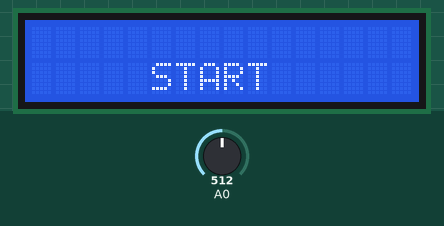
A sketch run on a simulated Arduino Uno, built with avr-gcc and run on an emulated ATmega328P. Shown: 16×2 character LCD. Inputs (shaded band) come from the test bench; at power-on: A0 = 512.

Above: at 0.1 s.
2.5 s: A0 set to 584
4.0 s: A0 set to 608
At 4.3 s:
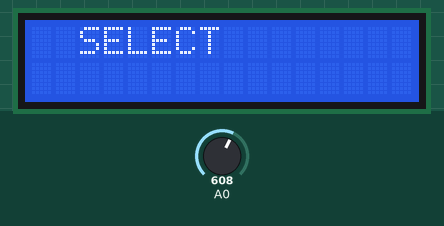
7.0 s: A0 set to 689
8.5 s: A0 set to 712
At 9.9 s:
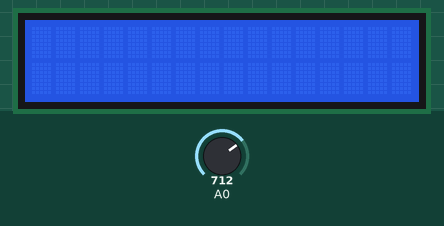
10.5 s: A0 set to 890
12.0 s: A0 set to 915
At 12.8 s:
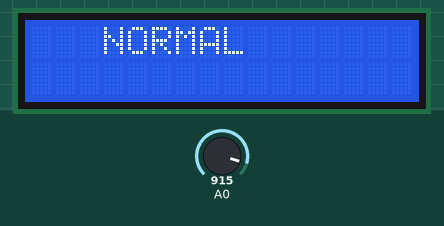
Timing chart, 0 to 15.0 s (numbered marks = the images above; inputs shaded):
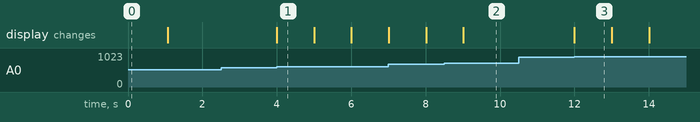

Measured:
- the behaviour switches between 600 and 601 on A0 (found by bisection; images 0 and 1)
- the behaviour switches between 699 and 700 on A0 (found by bisection; images 1 and 2)
- the behaviour switches between 900 and 901 on A0 (found by bisection; images 2 and 3)
- after the input at 2.5 s, every drawn part: stays the same
- after the input at 4.0 s, the display: changes at once (image 1)
- after the input at 10.5 s, every drawn part: stays the same
- after the input at 12.0 s, the display: changes at once (image 3)
- what the display in image 1 shows lasts 1.0 s, from 4.0 s to 5.0 s

The sketch:

lcd_buttons.ino
```cpp
#include<LiquidCrystal.h>
LiquidCrystal lcd(8,9,4,5,6,7);


void setup()

{
lcd.begin(16,2);
lcd.setCursor(5,1);
lcd.print("START");
delay(1000);
lcd.clear();
delay(200);
}

void loop()
{
int value= analogRead(A0);
if (value>900)
  {lcd.setCursor(3,0);
   lcd.print("NORMAL");
   delay(1000);
   lcd.clear();
   //delay(200);
  }
else if (value<1)
  {lcd.setCursor(4,0);
   lcd.print("RIGHT");
   delay(1000);
   lcd.clear();
   //delay(200);
  }
else if (value>400 && value <500)
  {lcd.setCursor(5,0);
   lcd.print("LEFT");
   delay(1000);
   lcd.clear();
   //delay(200);
  }
else if (value > 90 && value<110)
  {lcd.setCursor(7,0);
   lcd.print("UP");
   delay(1000);
   lcd.clear();
   //delay(200);
  }
else if (value>200 && value <300)
  {lcd.setCursor(5,0);
   lcd.print("DOWN");
   delay(1000);
   lcd.clear();
  // delay(200);
  }
else if (value>600 && value <700)
  {lcd.setCursor(2,0);
   lcd.print("SELECT");
   delay(1000);
   lcd.clear();
   //delay(200);
  }


}
```
